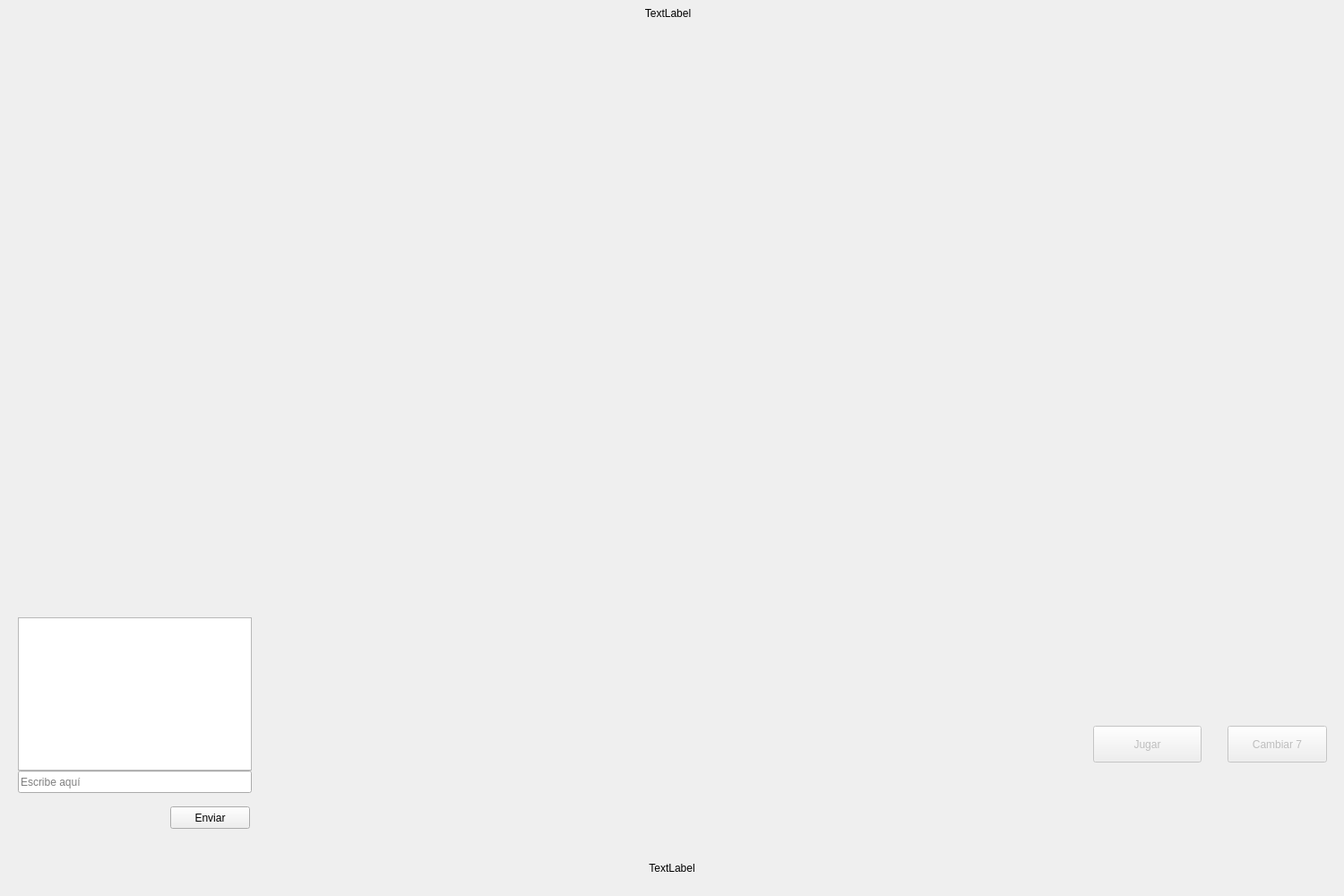
<?xml version="1.0" encoding="UTF-8"?>
<ui version="4.0">
 <class>tablero2</class>
 <widget class="QWidget" name="tablero2">
  <property name="geometry">
   <rect>
    <x>0</x>
    <y>0</y>
    <width>1500</width>
    <height>1000</height>
   </rect>
  </property>
  <property name="minimumSize">
   <size>
    <width>1500</width>
    <height>1000</height>
   </size>
  </property>
  <property name="maximumSize">
   <size>
    <width>1500</width>
    <height>1000</height>
   </size>
  </property>
  <property name="autoFillBackground">
   <bool>false</bool>
  </property>
  <property name="styleSheet">
   <string notr="true"/>
  </property>
  <widget class="QWidget" name="horizontalLayoutWidget">
   <property name="geometry">
    <rect>
     <x>0</x>
     <y>0</y>
     <width>2</width>
     <height>2</height>
    </rect>
   </property>
   <layout class="QHBoxLayout" name="horizontalLayout"/>
  </widget>
  <widget class="QWidget" name="verticalLayoutWidget">
   <property name="geometry">
    <rect>
     <x>290</x>
     <y>0</y>
     <width>911</width>
     <height>949</height>
    </rect>
   </property>
   <layout class="QVBoxLayout" name="verticalLayoutCentral">
    <property name="sizeConstraint">
     <enum>QLayout::SetDefaultConstraint</enum>
    </property>
    <item>
     <widget class="QLabel" name="nombre_jugador1">
      <property name="maximumSize">
       <size>
        <width>16777215</width>
        <height>30</height>
       </size>
      </property>
      <property name="text">
       <string>TextLabel</string>
      </property>
      <property name="alignment">
       <set>Qt::AlignCenter</set>
      </property>
     </widget>
    </item>
    <item>
     <widget class="QLabel" name="label_2">
      <property name="maximumSize">
       <size>
        <width>16777215</width>
        <height>200</height>
       </size>
      </property>
      <property name="styleSheet">
       <string notr="true"/>
      </property>
      <property name="text">
       <string/>
      </property>
      <property name="pixmap">
       <pixmap resource="../Imagenes/imagenes.qrc">:/cartas/default/cartasRivalesHor.png</pixmap>
      </property>
      <property name="alignment">
       <set>Qt::AlignCenter</set>
      </property>
     </widget>
    </item>
    <item>
     <layout class="QHBoxLayout" name="horizontalLayout_3">
      <item>
       <layout class="QHBoxLayout" name="horizontalLayout_4">
        <item>
         <widget class="QLabel" name="label_3">
          <property name="text">
           <string/>
          </property>
          <property name="pixmap">
           <pixmap>:/cartas/cartas1/dorso.png</pixmap>
          </property>
         </widget>
        </item>
       </layout>
      </item>
      <item>
       <layout class="QVBoxLayout" name="verticalLayout">
        <item>
         <widget class="QLabel" name="carta_jugada2">
          <property name="enabled">
           <bool>true</bool>
          </property>
          <property name="autoFillBackground">
           <bool>false</bool>
          </property>
          <property name="text">
           <string/>
          </property>
          <property name="pixmap">
           <pixmap resource="../Imagenes/imagenes.qrc">:/logo/100x200.png</pixmap>
          </property>
          <property name="alignment">
           <set>Qt::AlignCenter</set>
          </property>
         </widget>
        </item>
        <item>
         <widget class="QLabel" name="carta_jugada1">
          <property name="text">
           <string/>
          </property>
          <property name="pixmap">
           <pixmap resource="../Imagenes/imagenes.qrc">:/logo/100x200.png</pixmap>
          </property>
          <property name="alignment">
           <set>Qt::AlignCenter</set>
          </property>
         </widget>
        </item>
       </layout>
      </item>
      <item>
       <widget class="QLabel" name="vacio">
        <property name="text">
         <string/>
        </property>
        <property name="alignment">
         <set>Qt::AlignLeading|Qt::AlignLeft|Qt::AlignVCenter</set>
        </property>
       </widget>
      </item>
     </layout>
    </item>
    <item>
     <layout class="QHBoxLayout" name="horizontalLayout_2">
      <property name="spacing">
       <number>0</number>
      </property>
      <item>
       <widget class="QLabel" name="carta1">
        <property name="pixmap">
         <pixmap resource="../Imagenes/imagenes.qrc">:/logo/118x260.png</pixmap>
        </property>
        <property name="scaledContents">
         <bool>false</bool>
        </property>
        <property name="alignment">
         <set>Qt::AlignCenter</set>
        </property>
        <property name="wordWrap">
         <bool>false</bool>
        </property>
        <property name="textInteractionFlags">
         <set>Qt::LinksAccessibleByMouse</set>
        </property>
       </widget>
      </item>
      <item>
       <widget class="QLabel" name="carta2">
        <property name="pixmap">
         <pixmap resource="../Imagenes/imagenes.qrc">:/logo/118x260.png</pixmap>
        </property>
        <property name="alignment">
         <set>Qt::AlignCenter</set>
        </property>
        <property name="textInteractionFlags">
         <set>Qt::LinksAccessibleByMouse|Qt::TextSelectableByMouse</set>
        </property>
       </widget>
      </item>
      <item>
       <widget class="QLabel" name="carta3">
        <property name="pixmap">
         <pixmap resource="../Imagenes/imagenes.qrc">:/logo/118x260.png</pixmap>
        </property>
        <property name="alignment">
         <set>Qt::AlignCenter</set>
        </property>
        <property name="textInteractionFlags">
         <set>Qt::LinksAccessibleByMouse|Qt::TextSelectableByMouse</set>
        </property>
       </widget>
      </item>
      <item>
       <widget class="QLabel" name="carta4">
        <property name="pixmap">
         <pixmap resource="../Imagenes/imagenes.qrc">:/logo/118x260.png</pixmap>
        </property>
        <property name="alignment">
         <set>Qt::AlignCenter</set>
        </property>
        <property name="textInteractionFlags">
         <set>Qt::LinksAccessibleByMouse|Qt::TextSelectableByMouse</set>
        </property>
       </widget>
      </item>
      <item>
       <widget class="QLabel" name="carta5">
        <property name="pixmap">
         <pixmap resource="../Imagenes/imagenes.qrc">:/logo/118x260.png</pixmap>
        </property>
        <property name="alignment">
         <set>Qt::AlignCenter</set>
        </property>
        <property name="textInteractionFlags">
         <set>Qt::LinksAccessibleByMouse|Qt::TextSelectableByMouse</set>
        </property>
       </widget>
      </item>
      <item>
       <widget class="QLabel" name="carta6">
        <property name="pixmap">
         <pixmap resource="../Imagenes/imagenes.qrc">:/logo/118x260.png</pixmap>
        </property>
        <property name="alignment">
         <set>Qt::AlignCenter</set>
        </property>
        <property name="textInteractionFlags">
         <set>Qt::LinksAccessibleByMouse|Qt::TextSelectableByMouse</set>
        </property>
       </widget>
      </item>
     </layout>
    </item>
   </layout>
  </widget>
  <widget class="QPushButton" name="botonJugar">
   <property name="enabled">
    <bool>false</bool>
   </property>
   <property name="geometry">
    <rect>
     <x>1220</x>
     <y>810</y>
     <width>121</width>
     <height>41</height>
    </rect>
   </property>
   <property name="autoFillBackground">
    <bool>false</bool>
   </property>
   <property name="text">
    <string>Jugar</string>
   </property>
   <property name="autoDefault">
    <bool>false</bool>
   </property>
   <property name="flat">
    <bool>false</bool>
   </property>
  </widget>
  <widget class="QPushButton" name="botonCambiar7">
   <property name="enabled">
    <bool>false</bool>
   </property>
   <property name="geometry">
    <rect>
     <x>1370</x>
     <y>810</y>
     <width>111</width>
     <height>41</height>
    </rect>
   </property>
   <property name="text">
    <string>Cambiar 7</string>
   </property>
  </widget>
  <widget class="QLabel" name="carta_triunfo">
   <property name="geometry">
    <rect>
     <x>190</x>
     <y>320</y>
     <width>100</width>
     <height>200</height>
    </rect>
   </property>
   <property name="text">
    <string/>
   </property>
   <property name="pixmap">
    <pixmap resource="../Imagenes/imagenes.qrc">:/logo/100x200.png</pixmap>
   </property>
   <property name="scaledContents">
    <bool>false</bool>
   </property>
   <property name="wordWrap">
    <bool>false</bool>
   </property>
  </widget>
  <widget class="QLabel" name="label_5">
   <property name="geometry">
    <rect>
     <x>0</x>
     <y>-91</y>
     <width>1500</width>
     <height>1200</height>
    </rect>
   </property>
   <property name="text">
    <string/>
   </property>
   <property name="pixmap">
    <pixmap resource="../Imagenes/imagenes.qrc">:/logo/Tapete_verde.jpg</pixmap>
   </property>
   <property name="alignment">
    <set>Qt::AlignLeading|Qt::AlignLeft|Qt::AlignVCenter</set>
   </property>
  </widget>
  <widget class="QPushButton" name="boton_enviar_chat">
   <property name="geometry">
    <rect>
     <x>190</x>
     <y>900</y>
     <width>89</width>
     <height>25</height>
    </rect>
   </property>
   <property name="text">
    <string>Enviar</string>
   </property>
  </widget>
  <widget class="QTextEdit" name="chat_box">
   <property name="geometry">
    <rect>
     <x>20</x>
     <y>689</y>
     <width>261</width>
     <height>171</height>
    </rect>
   </property>
   <property name="readOnly">
    <bool>true</bool>
   </property>
  </widget>
  <widget class="QLineEdit" name="text_chat">
   <property name="geometry">
    <rect>
     <x>20</x>
     <y>860</y>
     <width>261</width>
     <height>25</height>
    </rect>
   </property>
   <property name="placeholderText">
    <string>Escribe aquí</string>
   </property>
  </widget>
  <widget class="QLabel" name="nombre_jugador0">
   <property name="geometry">
    <rect>
     <x>650</x>
     <y>960</y>
     <width>200</width>
     <height>17</height>
    </rect>
   </property>
   <property name="text">
    <string>TextLabel</string>
   </property>
   <property name="alignment">
    <set>Qt::AlignCenter</set>
   </property>
  </widget>
  <widget class="QLabel" name="label_info">
   <property name="geometry">
    <rect>
     <x>590</x>
     <y>360</y>
     <width>311</width>
     <height>171</height>
    </rect>
   </property>
   <property name="text">
    <string/>
   </property>
   <property name="alignment">
    <set>Qt::AlignCenter</set>
   </property>
  </widget>
  <zorder>label_5</zorder>
  <zorder>horizontalLayoutWidget</zorder>
  <zorder>verticalLayoutWidget</zorder>
  <zorder>botonJugar</zorder>
  <zorder>botonCambiar7</zorder>
  <zorder>carta_triunfo</zorder>
  <zorder>boton_enviar_chat</zorder>
  <zorder>chat_box</zorder>
  <zorder>text_chat</zorder>
  <zorder>nombre_jugador0</zorder>
  <zorder>label_info</zorder>
 </widget>
 <resources>
  <include location="../Imagenes/imagenes.qrc"/>
 </resources>
 <connections/>
</ui>
